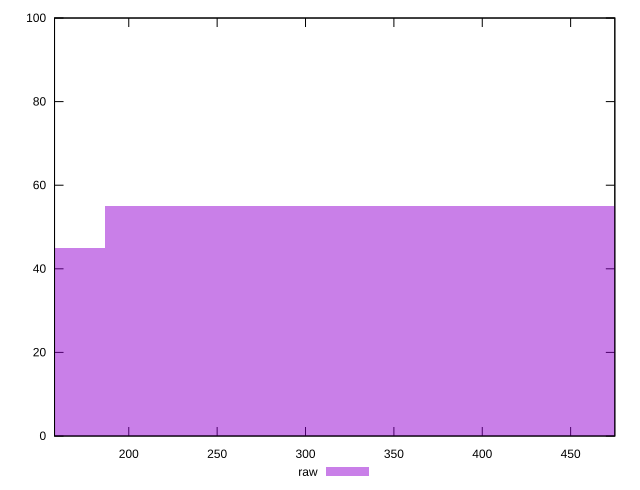

gnuplot code for this plot:
reset

$raw <<EOF
0 45
373.1481315989298 55
EOF

set key outside below
set boxwidth 373.1481315989298
set xrange [158:475]
set yrange [0:100]
set trange [0:100]
set style fill transparent solid 0.5 noborder
set terminal svg size 640, 490 enhanced background rgb 'white'
set output "report_00008_2021-01-22T20:58:29.167/render-blocking-resources/samples/pages+cached+noexternal/raw/histogram.svg"

plot $raw title "raw" with boxes

reset
